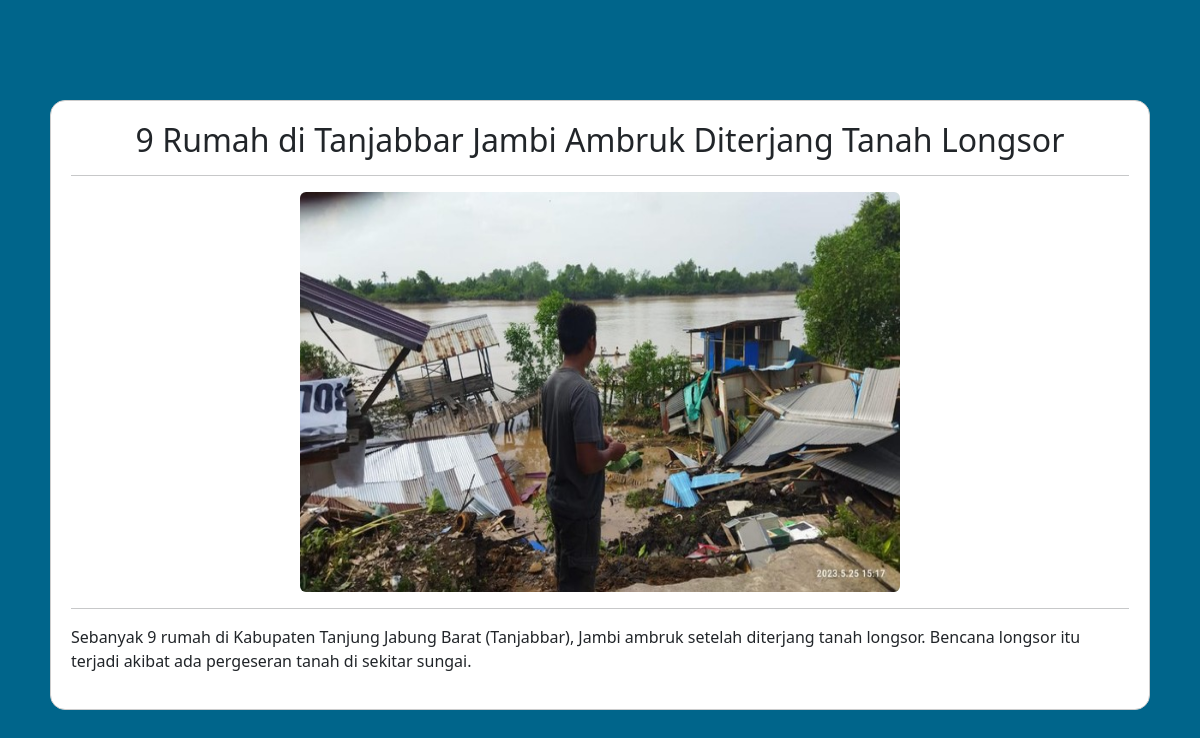
Screenshot of /beritaAction.php?view=4 with the database file from the repository.
### tables this page shows
CREATE TABLE `news` (
  `id` int(11) NOT NULL,
  `title` varchar(255) NOT NULL,
  `description` varchar(255) NOT NULL,
  `category` varchar(255) NOT NULL,
  `image` varchar(255) NOT NULL,
  `username` varchar(255) NOT NULL
);

### beritaController.php (called while the page is built, shortened)
<?php
  include_once("database.php");
  class beritaController {
    public $model;
    public function __construct() {
      $this->model = new Berita();
    }
    public function view($Id) {
      $x = $this->model->getBerita($Id);
      include "view.php";
    }
  }
?>

### database.php (called while the page is built, shortened)
<?php
    class Berita {
        public function getBerita($Id) {
            require "connection.php";
            $rs = $mysqli->query("SELECT * FROM news WHERE id = '$Id'");
            $x = $rs->fetch_array();
            return $x;
        }
    }
?>

### view.php (the view, shortened to what this page needs)
<!DOCTYPE html>
<html lang="en">
  <head>
    <link href="https://cdn.jsdelivr.net/npm/bootstrap@5.3.0/dist/css/bootstrap.min.css" rel="stylesheet">
    <link rel="stylesheet" type="text/css" href="admin.css">
  </head>
  <body>
    <main>
        <div class="container">
            <h2 class="center"><?php echo $x['title']?></h2>
            <hr>
            <img src="<?php echo $x['image']?>" class="rounded mx-auto d-block" width="600px" height="400px">
            <hr>
            <p><?php echo $x['description']?></p>
        </div>
    </main>
  </body>
</html>

### admin.css (style rules this page uses)
body { background-color: #00658B; }
.container { max-width: 1100px; margin: 0 auto; margin-top: 100px; padding: 20px; border: 1px solid #ccc; border-radius: 15px; background-color: #FFFFFF; }
.center, th, td { text-align: center; }

### rows the page displays
news: title "9 Rumah di Tanjabbar Jambi Ambruk Diterjang Tanah Longsor", description "Sebanyak 9 rumah di Kabupaten Tanjung Jabung Barat (Tanjabbar), Jambi ambruk setelah diterjang tanah longsor. Bencana longsor itu terjadi akibat ada pergeseran tanah di sekitar sungai."
